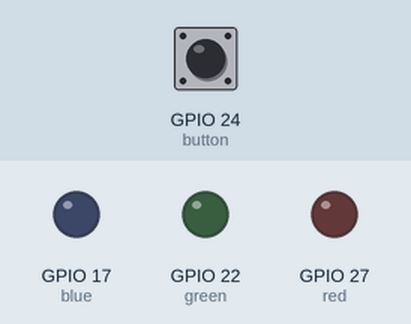
A program run on a simulated Raspberry Pi (BCM pin numbers). On the bench: output pins drawn as LEDs (lit = HIGH). Dashed ring = blinking. Inputs (shaded band) come from the test bench; at power-on: GPIO 24 (button) LOW.

Above: at 1.2 s.
1.3 s: GPIO 24 (button) pulsed HIGH 5 times (0.12 s each, 0.3 s apart)
At 1.75 s:
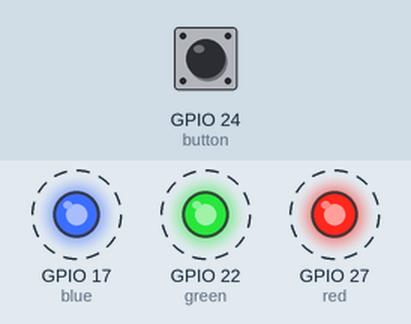
4.3 s: GPIO 24 (button) pulled HIGH for 0.15 s
At 5.5 s:
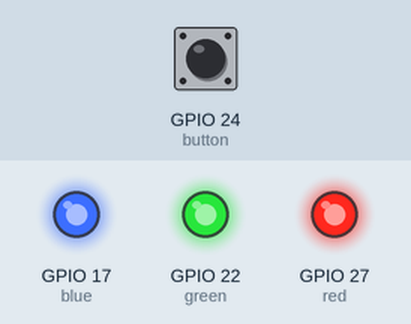
5.9 s: GPIO 24 (button) pulled HIGH for 1 s
At 6.7 s:
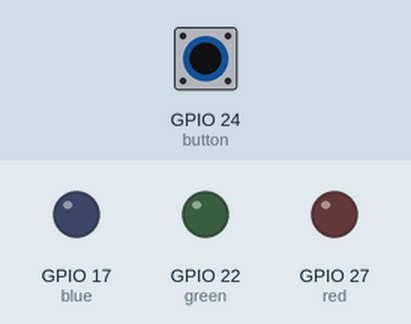
Timing chart, 0 to 8.9 s (numbered marks = the images above; inputs shaded):
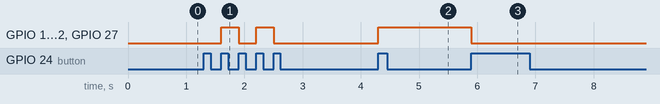

Measured:
- after the input at 1.3 s, GPIO 17 (blue), GPIO 22 (green), GPIO 27 (red): alternates HIGH for 0.30 s and LOW for 0.30 s, 4 changes in all, then stays LOW, starting after 0.30 s
- after the input at 4.3 s, GPIO 17 (blue), GPIO 22 (green), GPIO 27 (red): LOW → HIGH at once
- after the input at 5.9 s, GPIO 17 (blue), GPIO 22 (green), GPIO 27 (red): HIGH → LOW at once

The program:

led_switch.py
```python
# switch누르면 led켜고 /끄기
import RPi.GPIO as GPIO
import time

red = 27
blue = 17
green = 22
button = 24
i = 0

GPIO.setmode(GPIO.BCM)      # GPIO mode
GPIO.setwarnings(False)     # 경고 없애기

def switchin(channel):
    global i
    i = i + 1
    if i%2==0:
        GPIO.output(red,True)
        GPIO.output(green,True)
        GPIO.output(blue,True)
    else:
        GPIO.output(red,False)
        GPIO.output(green,False)
        GPIO.output(blue,False)


GPIO.setup(red,GPIO.OUT)
GPIO.setup(blue,GPIO.OUT)
GPIO.setup(green,GPIO.OUT)
GPIO.setup(button,GPIO.IN,pull_up_down=GPIO.PUD_DOWN)
GPIO.add_event_detect(button,GPIO.RISING,callback=switchin)

while 1:
    time.sleep(1);
```
